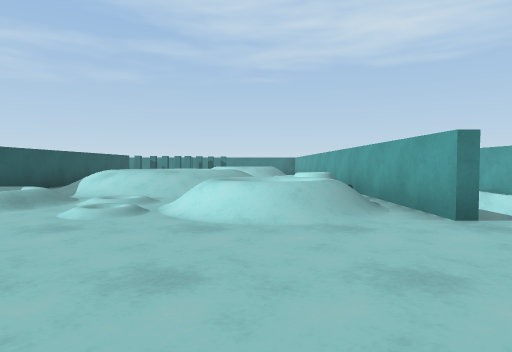
[1] (above)

24 first-person views from a walk through a Unity game level. The camera is 0.62 m above the floor, tilts 2° down and sees 75° across. The floor is counted in squares, 1 m on a side. Each view is taken from the middle of a square. On the plan, view 1 faces up. The plan holds only what a view shows up to about 10 squares ahead; the rest is blank. The player is left out. Surface patterns are stand-ins for the level's own textures.

[2]
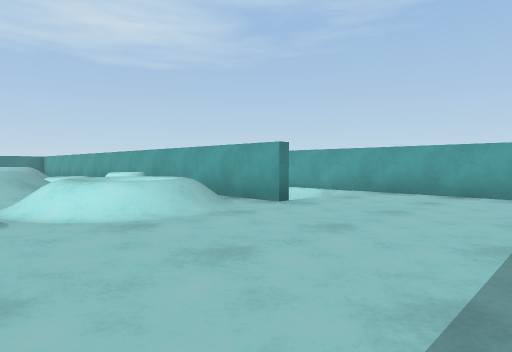

[3]
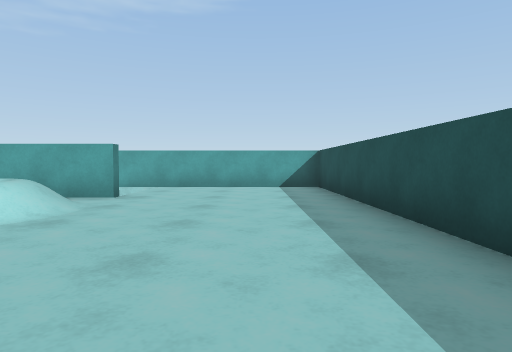

[4]
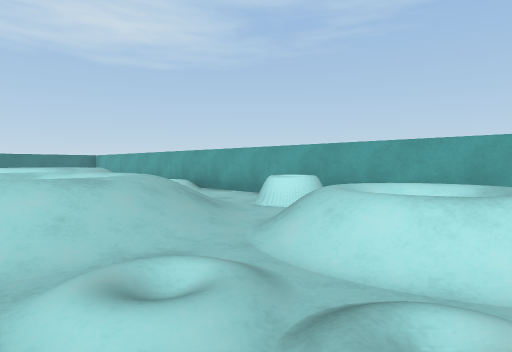

[5]
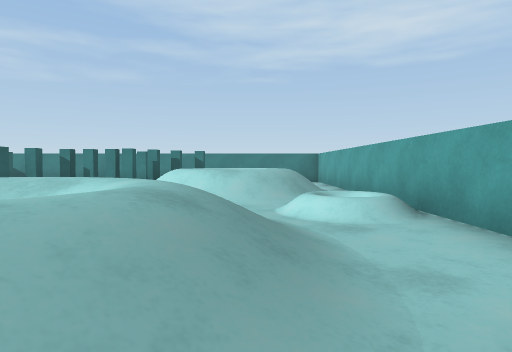

[6]
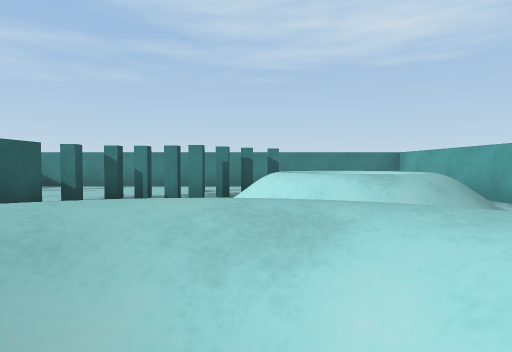

[7]
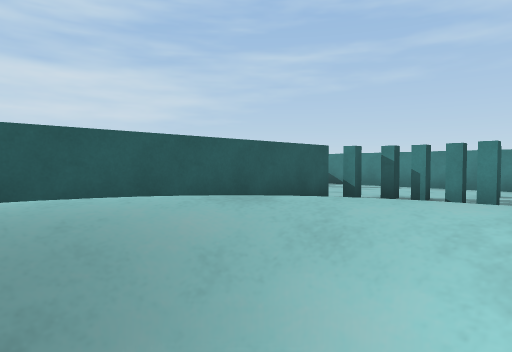

[8]
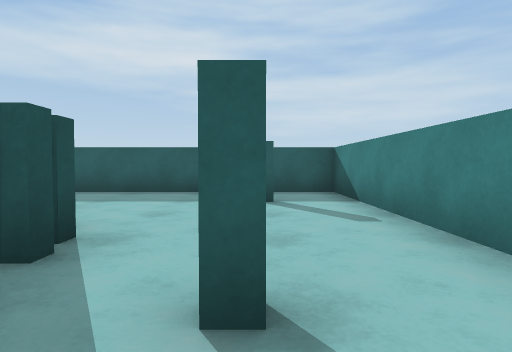

[9]
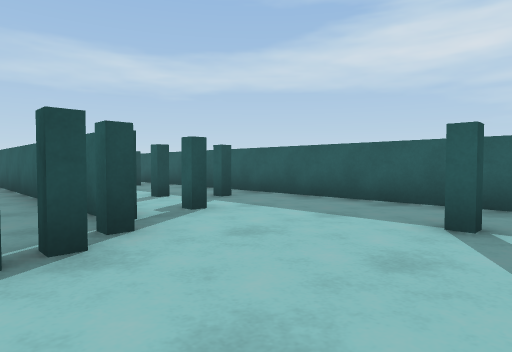

[10]
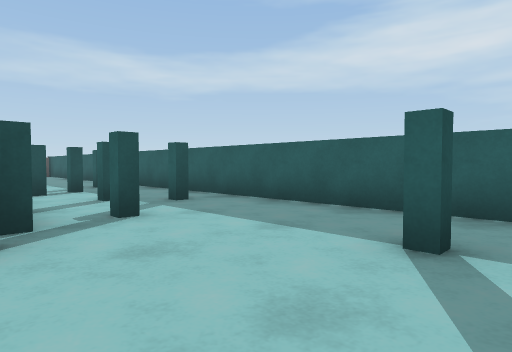

[11]
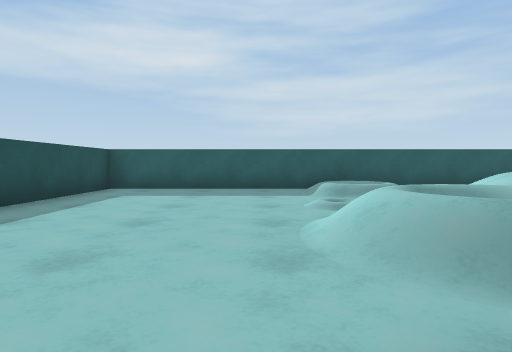

[12]
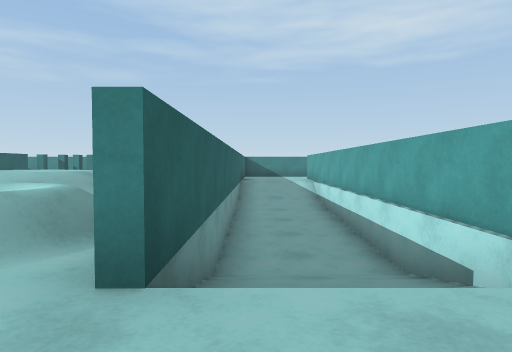

[13]
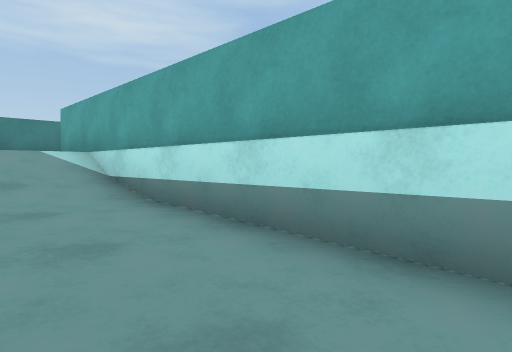

[14]
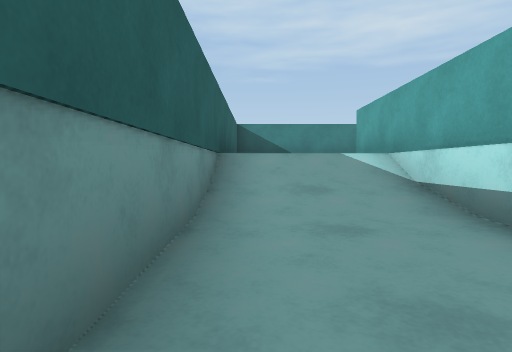

[15]
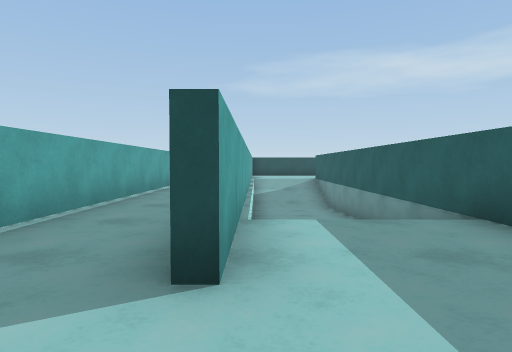

[16]
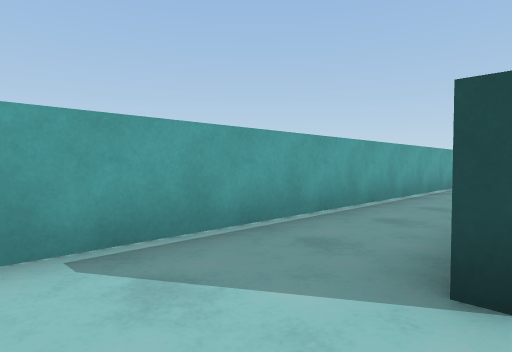

[17]
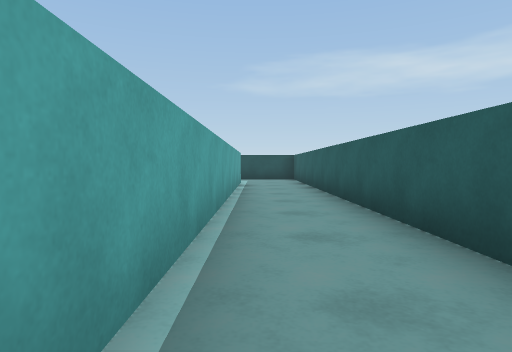

[18]
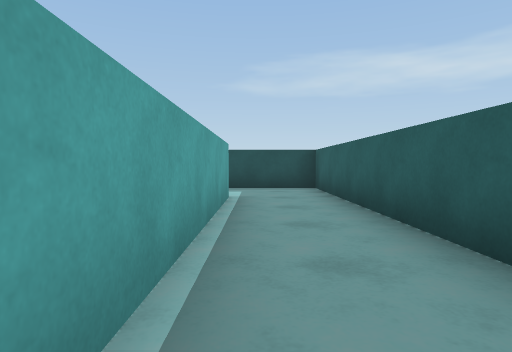

[19]
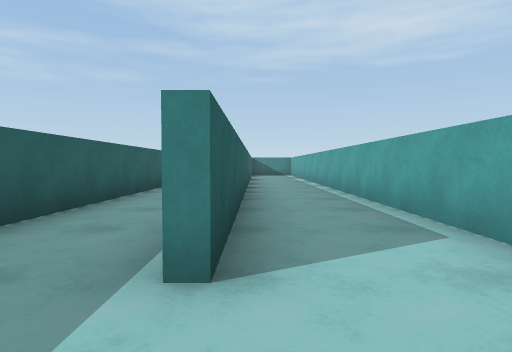

[20]
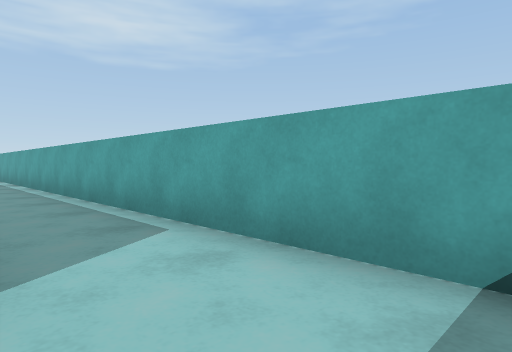

[21]
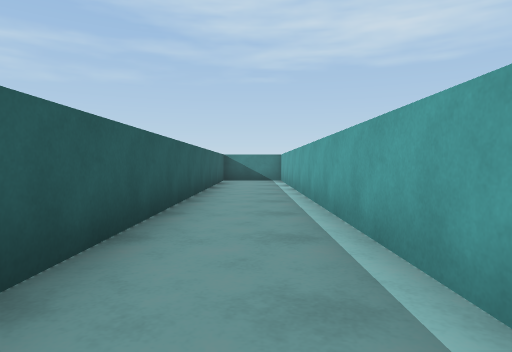

[22]
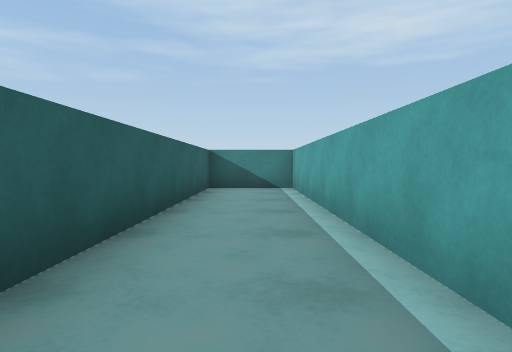

[23]
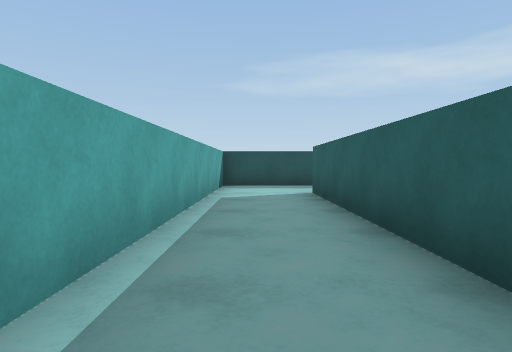

[24]
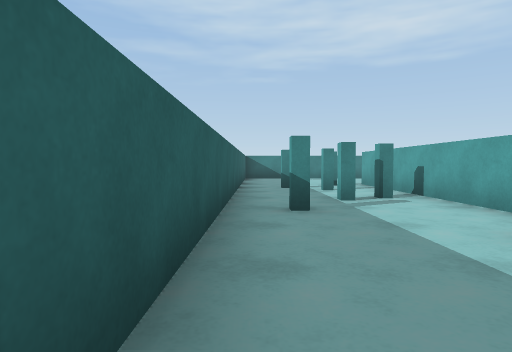

### Floor plan
Key: @ floor where view 1 was taken; # wall or solid block; x gap in a wall; . main floor; : floor 0.5 m higher than the main floor; - floor 0.65 m lower than the main floor; _ floor 0.7 m lower than the main floor; < floor 0.75 m lower than the main floor; ( floor 0.8 m lower than the main floor; ! floor 0.85 m lower than the main floor; ? floor 0.9 m lower than the main floor; / step, stairs or slope; = window, fence, low wall or low ledge.
Columns run from 10 left of view 1 to 10 right of it. Each row starts with its distance up from view 1.
 19 #####################
 18 #........   #  ...#.#
 17 #.#....#.   # ....#.#
 16 #.....###   #..#..#.#
 15 #....### // #..#..#.#
 14 #..#.#. ////#//#..#.#
 13 #.#..#  ////#//#..#.#
 12 #..#.#   ../#--#..#.#
 11 #....# // //#__#..#.#
 10 #...x#///:/.#<<#..#.#
  9 #.#..=/////.#((#..#.#
  8 #....#/////=#!!#..#.#
  7 #....#////.=#??#..#.#
  6 #... #/.////#//#..#.#
  5 #..  #//////=//#..#.#
  4  .   #/.////#//#..#.#
  3      #.........#..#.#
  2      #.........#..#.#
  1      #.........#....#
  0      #....@....#....#
 -1     #################

Positions as (right, up) in squares from view 1, and headings:
1: (0, 0), facing up
2: (-2, 0), facing up-right
3: (-4, 1), facing right
4: (-3, 4), facing up-right
5: (0, 7), facing up
6: (-2, 9), facing up
7: (-2, 9), facing up-left
8: (-2, 17), facing left
9: (-4, 18), facing down-left
10: (-5, 18), facing down-left
11: (3, 3), facing left
12: (3, 2), facing up
13: (3, 8), facing up-right
14: (3, 9), facing up
15: (5, 18), facing down
16: (5, 18), facing down-right
17: (7, 13), facing down
18: (7, 8), facing down
19: (8, 0), facing up
20: (8, 0), facing up-right
21: (9, 6), facing up
22: (9, 10), facing up
23: (9, 9), facing down
24: (-9, 4), facing up
